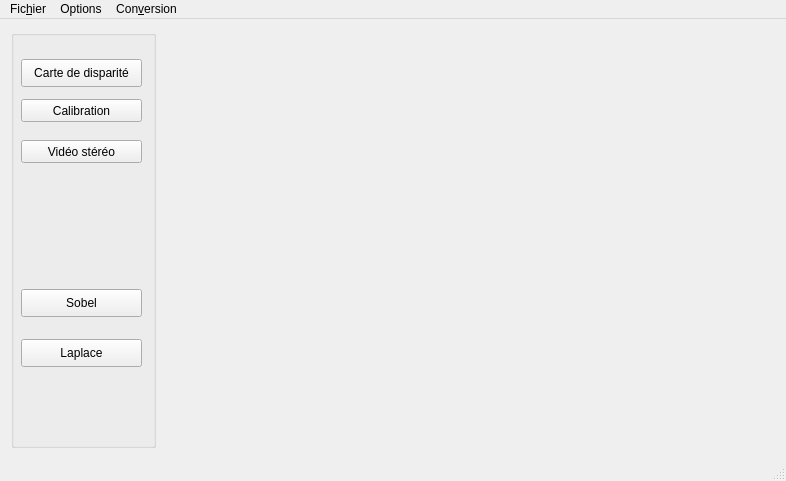
<?xml version="1.0" encoding="UTF-8"?>
<ui version="4.0">
 <class>MainWindow</class>
 <widget class="QMainWindow" name="MainWindow">
  <property name="enabled">
   <bool>true</bool>
  </property>
  <property name="geometry">
   <rect>
    <x>0</x>
    <y>0</y>
    <width>786</width>
    <height>481</height>
   </rect>
  </property>
  <property name="windowTitle">
   <string>Fenetre</string>
  </property>
  <property name="autoFillBackground">
   <bool>true</bool>
  </property>
  <widget class="QWidget" name="centralWidget">
   <layout class="QHBoxLayout" name="horizontalLayout">
    <item alignment="Qt::AlignLeft">
     <widget class="QGroupBox" name="controlMenu">
      <property name="minimumSize">
       <size>
        <width>145</width>
        <height>0</height>
       </size>
      </property>
      <property name="title">
       <string/>
      </property>
      <property name="flat">
       <bool>false</bool>
      </property>
      <widget class="QPushButton" name="videoTest">
       <property name="geometry">
        <rect>
         <x>10</x>
         <y>110</y>
         <width>121</width>
         <height>23</height>
        </rect>
       </property>
       <property name="text">
        <string>Vidéo stéréo</string>
       </property>
      </widget>
      <widget class="QPushButton" name="calibrate">
       <property name="geometry">
        <rect>
         <x>10</x>
         <y>69</y>
         <width>121</width>
         <height>23</height>
        </rect>
       </property>
       <property name="text">
        <string>Calibration</string>
       </property>
      </widget>
      <widget class="QPushButton" name="button_sobel">
       <property name="geometry">
        <rect>
         <x>10</x>
         <y>259</y>
         <width>121</width>
         <height>28</height>
        </rect>
       </property>
       <property name="text">
        <string>Sobel</string>
       </property>
      </widget>
      <widget class="QPushButton" name="button_laplace">
       <property name="geometry">
        <rect>
         <x>10</x>
         <y>309</y>
         <width>121</width>
         <height>28</height>
        </rect>
       </property>
       <property name="text">
        <string>Laplace</string>
       </property>
      </widget>
      <widget class="QPushButton" name="button_disparity">
       <property name="geometry">
        <rect>
         <x>10</x>
         <y>29</y>
         <width>121</width>
         <height>28</height>
        </rect>
       </property>
       <property name="text">
        <string>Carte de disparité</string>
       </property>
      </widget>
     </widget>
    </item>
    <item alignment="Qt::AlignLeft|Qt::AlignVCenter">
     <widget class="QLabel" name="backgroundLabel">
      <property name="sizePolicy">
       <sizepolicy hsizetype="Preferred" vsizetype="Preferred">
        <horstretch>0</horstretch>
        <verstretch>0</verstretch>
       </sizepolicy>
      </property>
      <property name="autoFillBackground">
       <bool>false</bool>
      </property>
      <property name="text">
       <string/>
      </property>
      <property name="pixmap">
       <pixmap resource="../image.qrc">:/resources/background.jpg</pixmap>
      </property>
      <property name="scaledContents">
       <bool>true</bool>
      </property>
      <property name="alignment">
       <set>Qt::AlignLeading|Qt::AlignLeft|Qt::AlignVCenter</set>
      </property>
      <property name="wordWrap">
       <bool>false</bool>
      </property>
     </widget>
    </item>
   </layout>
  </widget>
  <widget class="QMenuBar" name="menuBar">
   <property name="geometry">
    <rect>
     <x>0</x>
     <y>0</y>
     <width>786</width>
     <height>26</height>
    </rect>
   </property>
   <widget class="QMenu" name="menuFichier">
    <property name="title">
     <string>Fic&amp;hier</string>
    </property>
    <addaction name="separator"/>
    <addaction name="actionOuvrir"/>
    <addaction name="actionQuitter"/>
   </widget>
   <widget class="QMenu" name="menuAbout">
    <property name="title">
     <string>Options</string>
    </property>
    <addaction name="actionA_propos"/>
    <addaction name="separator"/>
   </widget>
   <widget class="QMenu" name="menuConversion">
    <property name="title">
     <string>Con&amp;version</string>
    </property>
    <addaction name="separator"/>
    <addaction name="actionCv_Mat"/>
    <addaction name="separator"/>
   </widget>
   <addaction name="menuFichier"/>
   <addaction name="menuAbout"/>
   <addaction name="menuConversion"/>
  </widget>
  <widget class="QStatusBar" name="statusBar"/>
  <action name="actionA_propos">
   <property name="text">
    <string>&amp;A propos</string>
   </property>
  </action>
  <action name="actionOuvrir">
   <property name="text">
    <string>&amp;Ouvrir</string>
   </property>
  </action>
  <action name="actionQuitter">
   <property name="text">
    <string>&amp;Quitter</string>
   </property>
  </action>
  <action name="actionSobel">
   <property name="text">
    <string>&amp;Sobel</string>
   </property>
  </action>
  <action name="actionLaplace">
   <property name="text">
    <string>&amp;Laplace</string>
   </property>
  </action>
  <action name="actionCv_Mat">
   <property name="text">
    <string>&amp;cv::Mat</string>
   </property>
  </action>
  <action name="actionOrbs">
   <property name="text">
    <string>&amp;Orbs</string>
   </property>
  </action>
 </widget>
 <layoutdefault spacing="6" margin="11"/>
 <resources>
  <include location="../image.qrc"/>
 </resources>
 <connections/>
</ui>
